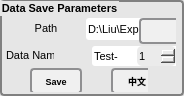
    <widget class="QGroupBox" name="groupBox_8">
      <property name="geometry">
        <rect>
          <x>810</x>
          <y>434</y>
          <width>184</width>
          <height>96</height>
        </rect>
      </property>
      <property name="font">
        <font>
          <family>Arial</family>
          <pointsize>8</pointsize>
          <bold>true</bold>
        </font>
      </property>
      <property name="styleSheet">
        <string notr="true">QGroupBox {
    background-color: rgb(230,230,230); /* 设置背景颜色 */
    border: 2px solid gray;               /* 设置边框 */
    border-radius: 4px;                  /* 设置圆角半径 */
    margin-top: 0px;                     /* 设置标题上方的间距，以便显示标题 */
}

QSpinBox {
	background-color: rgb(235,235,235);
	border-radius: 5px;
}

QSlider {
	background-color: rgb(230,230,230);
}

QLabel {
	background-color: rgb(230,230,230);
	border-radius: 0px;
}

QLineEdit {
	border-radius: 3px;
	border: 1px
}

QPushButton {
    border: 2px solid #8f8f91;       /* 设置边框 */
    border-radius: 4px;             /* 设置圆角半径 */
    background-color: #f0f0f0;       /* 设置按钮背景颜色 */
    padding: 2px;                    /* 设置按钮内容的填充 */
    color: black;                    /* 设置按钮文字颜色 */
    font: bold 9px;                 /* 设置按钮文字字体和大小 */
    min-width: 44px;                 /* 设置按钮最小宽度 */
    min-height: 18px;                /* 设置按钮最小高度 */
}

QPushButton:hover {
    background-color: #e6e6e6;       /* 悬停时的背景颜色 */
    border: 2px solid #8a8a8d;       /* 悬停时的边框颜色 */
}</string>
      </property>
      <property name="title">
        <string>Data Save Parameters</string>
      </property>
      <widget class="QWidget" name="layoutWidget_auto_13">
        <property name="geometry">
          <rect>
            <x>6</x>
            <y>18</y>
            <width>170</width>
            <height>48</height>
          </rect>
        </property>
        <layout class="QVBoxLayout" name="verticalLayout_5">
          <item>
            <layout class="QHBoxLayout" name="horizontalLayout_20">
              <item>
                <widget class="QLabel" name="label_12">
                  <property name="sizePolicy">
                    <sizepolicy hsizetype="Fixed" vsizetype="Preferred">
                      <horstretch>0</horstretch>
                      <verstretch>0</verstretch>
                    </sizepolicy>
                  </property>
                  <property name="minimumSize">
                    <size>
                      <width>80</width>
                      <height>0</height>
                    </size>
                  </property>
                  <property name="maximumSize">
                    <size>
                      <width>16777215</width>
                      <height>16777215</height>
                    </size>
                  </property>
                  <property name="font">
                    <font>
                      <family>Arial</family>
                      <pointsize>8</pointsize>
                    </font>
                  </property>
                  <property name="text">
                    <string>&lt;html&gt;&lt;head/&gt;&lt;body&gt;&lt;p align="center"&gt;Path&lt;/p&gt;&lt;/body&gt;&lt;/html&gt;</string>
                  </property>
                </widget>
              </item>
              <item>
                <spacer name="horizontalSpacer_11">
                  <property name="orientation">
                    <enum>Qt::Orientation::Horizontal</enum>
                  </property>
                  <property name="sizeType">
                    <enum>QSizePolicy::Policy::Fixed</enum>
                  </property>
                  <property name="sizeHint" stdset="0">
                    <size>
                      <width>40</width>
                      <height>20</height>
                    </size>
                  </property>
                </spacer>
              </item>
              <item>
                <widget class="QLineEdit" name="Path">
                  <property name="sizePolicy">
                    <sizepolicy hsizetype="Expanding" vsizetype="Expanding">
                      <horstretch>0</horstretch>
                      <verstretch>0</verstretch>
                    </sizepolicy>
                  </property>
                  <property name="minimumSize">
                    <size>
                      <width>300</width>
                      <height>0</height>
                    </size>
                  </property>
                  <property name="maximumSize">
                    <size>
                      <width>250</width>
                      <height>16777215</height>
                    </size>
                  </property>
                  <property name="font">
                    <font>
                      <family>Arial</family>
                      <pointsize>8</pointsize>
                    </font>
                  </property>
                  <property name="styleSheet">
                    <string notr="true"></string>
                  </property>
                  <property name="text">
                    <string>D:\Liu\ExpRecordTmp\</string>
                  </property>
                </widget>
              </item>
              <item>
                <spacer name="horizontalSpacer_13">
                  <property name="orientation">
                    <enum>Qt::Orientation::Horizontal</enum>
                  </property>
                  <property name="sizeType">
                    <enum>QSizePolicy::Policy::Fixed</enum>
                  </property>
                  <property name="sizeHint" stdset="0">
                    <size>
                      <width>10</width>
                      <height>20</height>
                    </size>
                  </property>
                </spacer>
              </item>
              <item>
                <widget class="QPushButton" name="ChoseFolder">
                  <property name="minimumSize">
                    <size>
                      <width>94</width>
                      <height>44</height>
                    </size>
                  </property>
                  <property name="maximumSize">
                    <size>
                      <width>44</width>
                      <height>16777215</height>
                    </size>
                  </property>
                  <property name="styleSheet">
                    <string notr="true">background-image: url(:/res/res/folder-2-line.png);
background-repeat: no-repeat;
background-position: center;</string>
                  </property>
                  <property name="text">
                    <string />
                  </property>
                </widget>
              </item>
            </layout>
          </item>
          <item>
            <layout class="QHBoxLayout" name="horizontalLayout_21">
              <item>
                <widget class="QLabel" name="label_13">
                  <property name="sizePolicy">
                    <sizepolicy hsizetype="Expanding" vsizetype="Preferred">
                      <horstretch>0</horstretch>
                      <verstretch>0</verstretch>
                    </sizepolicy>
                  </property>
                  <property name="minimumSize">
                    <size>
                      <width>48</width>
                      <height>0</height>
                    </size>
                  </property>
                  <property name="maximumSize">
                    <size>
                      <width>16777215</width>
                      <height>16777215</height>
                    </size>
                  </property>
                  <property name="font">
                    <font>
                      <family>Arial</family>
                      <pointsize>8</pointsize>
                    </font>
                  </property>
                  <property name="text">
                    <string>&lt;html&gt;&lt;head/&gt;&lt;body&gt;&lt;p align="center"&gt;Data Name&lt;/p&gt;&lt;/body&gt;&lt;/html&gt;</string>
                  </property>
                </widget>
              </item>
              <item>
                <spacer name="horizontalSpacer_12">
                  <property name="orientation">
                    <enum>Qt::Orientation::Horizontal</enum>
                  </property>
                  <property name="sizeType">
                    <enum>QSizePolicy::Policy::Fixed</enum>
                  </property>
                  <property name="sizeHint" stdset="0">
                    <size>
                      <width>40</width>
                      <height>20</height>
                    </size>
                  </property>
                </spacer>
              </item>
              <item>
                <widget class="QLineEdit" name="dataPath">
                  <property name="sizePolicy">
                    <sizepolicy hsizetype="Fixed" vsizetype="Expanding">
                      <horstretch>0</horstretch>
                      <verstretch>0</verstretch>
                    </sizepolicy>
                  </property>
                  <property name="minimumSize">
                    <size>
                      <width>150</width>
                      <height>0</height>
                    </size>
                  </property>
                  <property name="maximumSize">
                    <size>
                      <width>200</width>
                      <height>16777215</height>
                    </size>
                  </property>
                  <property name="font">
                    <font>
                      <family>Arial</family>
                      <pointsize>8</pointsize>
                    </font>
                  </property>
                  <property name="text">
                    <string>Test-</string>
                  </property>
                </widget>
              </item>
              <item>
                <widget class="QSpinBox" name="expNum">
                  <property name="sizePolicy">
                    <sizepolicy hsizetype="Expanding" vsizetype="Expanding">
                      <horstretch>0</horstretch>
                      <verstretch>0</verstretch>
                    </sizepolicy>
                  </property>
                  <property name="font">
                    <font>
                      <family>Arial</family>
                      <pointsize>8</pointsize>
                    </font>
                  </property>
                  <property name="minimum">
                    <number>1</number>
                  </property>
                  <property name="maximum">
                    <number>100</number>
                  </property>
                  <property name="value">
                    <number>1</number>
                  </property>
                </widget>
              </item>
            </layout>
          </item>
        </layout>
      </widget>
      <widget class="QWidget" name="layoutWidget_auto_14">
        <property name="geometry">
          <rect>
            <x>30</x>
            <y>68</y>
            <width>118</width>
            <height>24</height>
          </rect>
        </property>
        <layout class="QHBoxLayout" name="horizontalLayout_23">
          <item>
            <widget class="QPushButton" name="SaveData">
              <property name="sizePolicy">
                <sizepolicy hsizetype="Minimum" vsizetype="Expanding">
                  <horstretch>0</horstretch>
                  <verstretch>0</verstretch>
                </sizepolicy>
              </property>
              <property name="styleSheet">
                <string notr="true"></string>
              </property>
              <property name="text">
                <string>Save</string>
              </property>
            </widget>
          </item>
          <item>
            <spacer name="horizontalSpacer_14">
              <property name="orientation">
                <enum>Qt::Orientation::Horizontal</enum>
              </property>
              <property name="sizeType">
                <enum>QSizePolicy::Policy::Fixed</enum>
              </property>
              <property name="sizeHint" stdset="0">
                <size>
                  <width>40</width>
                  <height>20</height>
                </size>
              </property>
            </spacer>
          </item>
          <item>
            <widget class="QPushButton" name="ChangeLanguage">
              <property name="sizePolicy">
                <sizepolicy hsizetype="Minimum" vsizetype="Expanding">
                  <horstretch>0</horstretch>
                  <verstretch>0</verstretch>
                </sizepolicy>
              </property>
              <property name="styleSheet">
                <string notr="true"></string>
              </property>
              <property name="text">
                <string>中文</string>
              </property>
            </widget>
          </item>
        </layout>
      </widget>
    </widget>
